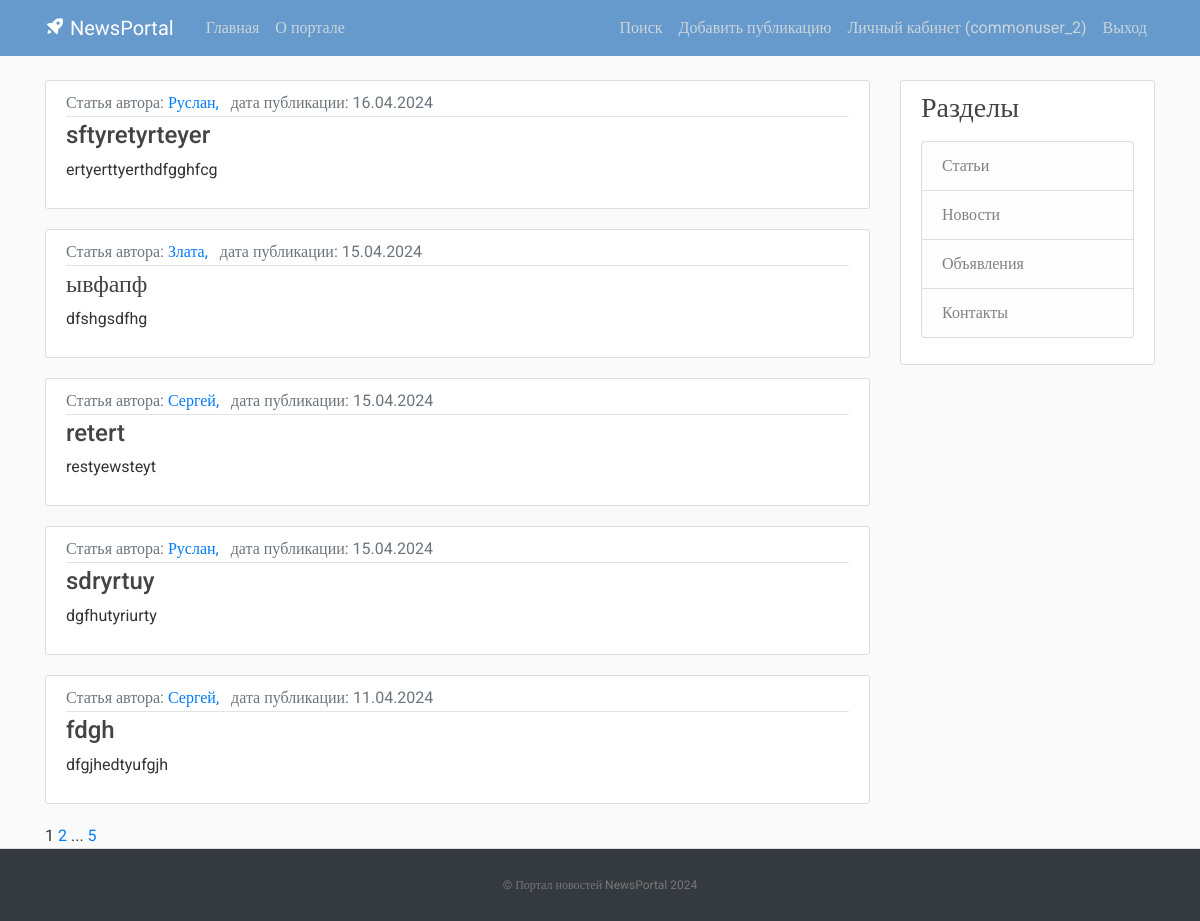
The app's page /article/ (signed in) with its own data.
### post/models.py (models this page shows, shortened)
class Post(models.Model):
    NEWS = 'NW'
    ARTICLE = 'AR'
    NOTIFICATION = 'NT'
    CATEGORY_CHOICES = (
        (NEWS, 'Новость'),
        (ARTICLE, 'Статья'),
        (NOTIFICATION, 'Объявление'),
    )
    categoryType = models.CharField(max_length=2, choices=CATEGORY_CHOICES, default=ARTICLE, verbose_name='Тип публикации')
    dateCreation = models.DateTimeField(default=timezone.now, verbose_name='Дата и время создания публикации')
    title = models.CharField(max_length=128, verbose_name='Заголовок публикации')
    text = models.TextField(verbose_name='Текст публикации')
    rating = models.SmallIntegerField(default=0, verbose_name='Рейтинг публикации')
    author = models.ForeignKey(Author, on_delete=models.CASCADE, verbose_name='Автор публикации')
    category = models.ManyToManyField(Category, verbose_name='Категория публикации')
    def get_absolute_url(self):
        return reverse('post_detail', args=[str(self.id)])
    class Meta:
        ordering = ['-dateCreation',]
        verbose_name = 'Публикация'
        verbose_name_plural = 'Публикации'

class Author(models.Model):
    authorUser = models.OneToOneField(User, unique=True, on_delete=models.CASCADE)
    ratingAuthor = models.SmallIntegerField(default=0)
    def __str__(self):
        return self.authorUser.username
    class Meta:
        verbose_name = 'Автор'
        verbose_name_plural = 'Авторы'

### post/views.py (the view)
# urls.py: path('article/', ArticleList.as_view(), name='article_list'),
class ArticleList(ListView):
    model = Post
    ordering = '-dateCreation'
    template_name = 'post/article_list.html'
    context_object_name = 'articlelist'
    paginate_by = 10

### post/templatetags/custom_tags.py (called while the page is built)
@register.simple_tag(takes_context=True)
def url_replace(context, **kwargs):
   d = context['request'].GET.copy()
   for k, v in kwargs.items():
       d[k] = v
   return d.urlencode()

### templates/post/article_list.html (shortened to what this page needs)
{% extends "flatpages/default.html" %}
{% load censor %}
{% load custom_tags %}
{% block content %}
    {% for post in articlelist %}
        {% if post.categoryType == 'AR' %}
        <article class="media content-section">
          <div class="media-body">
            <div class="article-metadata">
                <a class="text-muted"> {{ post.get_categoryType_display }} автора: </a>
                <a class="mr-2" href="#"> {{ post.author }}, </a>
                <a class="text-muted">дата публикации: {{ post.dateCreation|date:"d.m.Y" }}</a>
            </div>
              <h4><a class="article-title" href="{{ post.get_absolute_url }}">{{ post.title|censor_w }}</a></h4>
              <p class="article-content">{{ post.text|truncatechars:21|censor_w }}</p>
          </div>
        </article>
        {% endif %}
    {% endfor %}
   {{ page_obj.number }}
   {% if page_obj.has_next %}
       <a href="?{% url_replace page=page_obj.next_page_number %}">{{ page_obj.next_page_number }}</a>
       {% if paginator.num_pages != page_obj.next_page_number %}
           ...
           <a href="?{% url_replace page=page_obj.paginator.num_pages %}">{{ page_obj.paginator.num_pages }}</a>
       {% endif %}
   {% endif %}
{% endblock content %}

### templates/flatpages/default.html (shortened to what this page needs)
<!DOCTYPE html>
{% load static %}
<html>
<head>
     <link rel="stylesheet" href="https://maxcdn.bootstrapcdn.com/bootstrap/4.0.0/css/bootstrap.min.css">
     <link rel="stylesheet" type="text/css" href="{% static 'css/main.css' %}">
     <link href='https://unpkg.com/boxicons@2.1.2/css/boxicons.min.css' rel='stylesheet'>
</head>
<body>
    <header class="site-header">
      <nav class="navbar navbar-expand-md navbar-dark bg-blue fixed-top">
        <div class="container">
          <a class="navbar-brand mr-4" href="#"><i class='bx bxs-rocket bx-tada-hover'></i> NewsPortal</a>
          <div class="collapse navbar-collapse" id="navbarToggle">
            <div class="navbar-nav mr-auto">
              <a class="nav-item nav-link " href="{% url 'portal_home' %}">Главная</a>
              <a class="nav-item nav-link" href='/about/'>О портале</a>
            </div>
            <div class="navbar-nav">
                <a class="nav-item nav-link" href="{% url 'post_search' %}">Поиск</a>
                {% if perms.post.add_post %}
                    <a class="nav-item nav-link" href="{% url 'post_create' %}">Добавить публикацию</a>
                {% endif %}
                {% if not request.user.is_authenticated %}
                    <a class="nav-item nav-link" href="/accounts/signup">Вход / Регистрация</a>
                {% else %}
                    <a class="nav-item nav-link" href="{% url 'cabinet' %}">Личный кабинет ({{ request.user }})</a>
                    <a class="nav-item nav-link" href="/accounts/logout/">Выход</a>
                {% endif %}
            </div>
          </div>
        </div>
      </nav>
    </header>
    <main role="main" class="container">
      <div class="row">
        <div class="col-md-9">
          {% block content %} {{ flatpage.content }} {% endblock %}
        </div>
        <div class="col-md-3">
          <div class="content-section">
            <h3>Разделы</h3>
            <p class='text-muted'>
              <ul class="list-group">
                <a class="list-group-item list-group-item-light" href="{% url 'article_list' %}">Статьи</a>
                <a class="list-group-item list-group-item-light" href="{% url 'news_list' %}">Новости</a>
                <a class="list-group-item list-group-item-light" href="{% url 'notification_list' %}">Объявления</a>
                <a class="list-group-item list-group-item-light" href="/contacts/">Контакты</a>
              </ul>
            </p>
          </div>
        </div>
      </div>
    </main>
    <footer class="text-center bg-dark">
      <p><a href="#">© Портал новостей NewsPortal 2024</a></p>
    </footer>
</body>
</html>

### static/css/main.css (style rules this page uses)
body, html { width:100%; height:100% }
body { margin:0; padding:0; background: #fafafa; color: #333333; margin-top: 5rem; font-family:Roboto; }
h1, h2, h3, h4, h5, h6 { color: #444444; }
ul { margin: 0; }
.bg-blue { background-color: #6699cc; }
.site-header .navbar-nav .nav-link { color: #cbd5db; }
.content-section { background: #ffffff; padding: 10px 20px; border: 1px solid #dddddd; border-radius: 3px; margin-bottom: 20px; }
.article-title { color: #444444; }
.article-content { white-space: pre-line; }
.article-metadata { padding-bottom: 1px; margin-bottom: 4px; border-bottom: 1px solid #e3e3e3 }
footer { position: sticky!important; top: 100%; padding-top:25px; padding-bottom:25px; border-top:1px solid #ddd; }
footer p { margin:2px; text-align:center; padding:0 40px; color:#fff; font-size:12px; }
footer a { color:#777 }

### records on screen
Post: categoryType "Статья", author "Руслан", dateCreation "16.04.2024", title|censor_w "sftyretyrteyer", text|censor_w "ertyerttyerthdfgghfcg"
Post: categoryType "Статья", author "Злата", dateCreation "15.04.2024", title|censor_w "ывфапф", text|censor_w "dfshgsdfhg"
Post: categoryType "Статья", author "Сергей", dateCreation "15.04.2024", title|censor_w "retert", text|censor_w "restyewsteyt"
Post: categoryType "Статья", author "Руслан", dateCreation "15.04.2024", title|censor_w "sdryrtuy", text|censor_w "dgfhutyriurty"
Post: categoryType "Статья", author "Сергей", dateCreation "11.04.2024", title|censor_w "fdgh", text|censor_w "dfgjhedtyufgjh"

### other values on screen
{{ request.user }} "commonuser_2"
{{ page_obj.number }} "1"
{{ page_obj.next_page_number }} "2"
{{ page_obj.paginator.num_pages }} "5"
